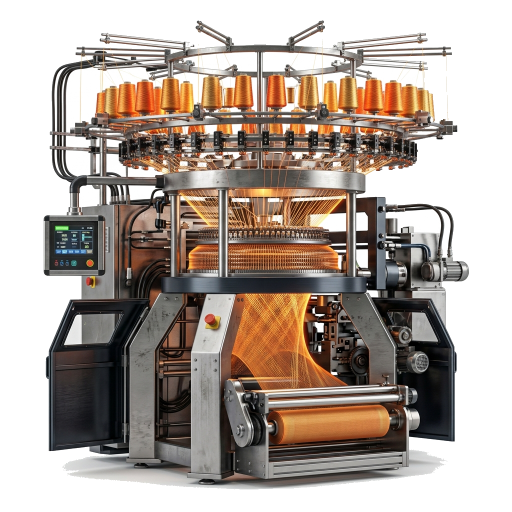
#> input picture job1/assets/images/machines/knitting-hero-1.png, 1024 x 1024 px, given in place of double_jersey_knitting_hero_1785844966706.png, which was not available (shown at 1/2 size)
$ python make_all_transparent_smart.py
#> lines starting #> are read from the running program, lines starting #| are printed output that depends on the picture; pictures that were not available may be replaced by others from this repository, and a replacement may not be noted
import math
from PIL import Image

def remove_bg_smart(input_path, output_path, distance_threshold=45):
#> called with distance_threshold = 30
    img = Image.open(input_path).convert("RGBA")
#> img is the input picture: PIL image 1024x1024 RGBA; mean R, G, B, A 175.3, 163.3, 154.7, 150.8
    width, height = img.size
#> width = 1024; height = 1024
    pixels = img.load()

    # Get corner background color (average top-left 5x5)
    r_sum, g_sum, b_sum, count = 0, 0, 0, 0
    for x in range(min(10, width)):
        for y in range(min(10, height)):
            r, g, b, a = pixels[x, y]
            r_sum += r
            g_sum += g
            b_sum += b
            count += 1
#> after the loop, b_sum = 25446; count = 100; g_sum = 25445; r_sum = 25432

    bg_r = r_sum / count
#> bg_r = 254.3
    bg_g = g_sum / count
#> bg_g = 254.4
    bg_b = b_sum / count
#> bg_b = 254.5

    print(f"Sampled bg color for {input_path}: ({bg_r:.1f}, {bg_g:.1f}, {bg_b:.1f})")
#| Sampled bg color for /Users/yousef/.gemini/antigravity-ide/brain/8557a9f9-66fc-409e-90fb-1d18f070f8fc/double_jersey_knitting_hero_1785844966706.png: (254.3, 254.4, 254.5)

    for y in range(height):
        for x in range(width):
            r, g, b, a = pixels[x, y]
            dist = math.sqrt((r - bg_r)**2 + (g - bg_g)**2 + (b - bg_b)**2)

            if dist < distance_threshold:
                pixels[x, y] = (r, g, b, 0)
            elif dist < distance_threshold + 20:
                # Alpha fade edge
                alpha_factor = (dist - distance_threshold) / 20.0
                pixels[x, y] = (r, g, b, int(255 * alpha_factor))

    img.save(output_path, "PNG")
    print(f"Saved transparent image to {output_path}")

# 1. Process the newly generated Double Jersey machine (pure white bg)
remove_bg_smart(
    "/Users/yousef/.gemini/antigravity-ide/brain/8557a9f9-66fc-409e-90fb-1d18f070f8fc/double_jersey_knitting_hero_1785844966706.png",
    "assets/images/machines/knitting-hero-2.png",
    distance_threshold=30
)

# 2. Process Flat Knitting Machine
remove_bg_smart(
    "assets/images/machines/flat-knitting-hero-clean.png",
    "assets/images/machines/flat-knitting-hero.png",
    distance_threshold=40
)
#> call 2 of remove_bg_smart, with distance_threshold = 40
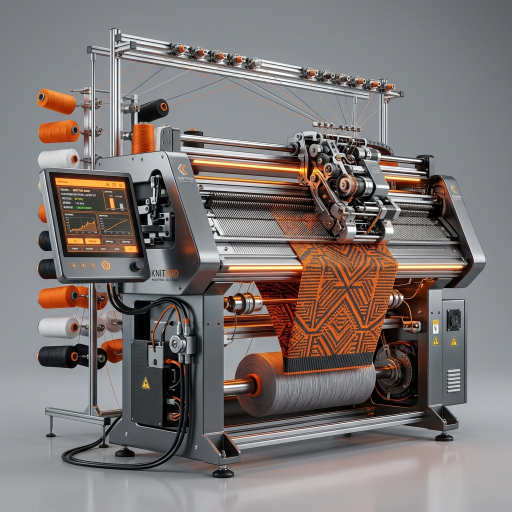
#> input picture job1/assets/images/machines/flat-knitting-hero-clean.png, 1024 x 1024 px (shown at 1/2 size)
#> in remove_bg_smart, img is the input picture: PIL image 1024x1024 RGBA; mean R, G, B, A 124.9, 117.7, 115.8, 254
#> after the loop in remove_bg_smart (call 2), `for x in range(min(10, width)):`: b_sum = 12412; count = 100; g_sum = 12011; r_sum = 11496
#> in remove_bg_smart (call 2), `bg_r = r_sum / count`: bg_r = 115
#> in remove_bg_smart (call 2), `bg_g = g_sum / count`: bg_g = 120.1
#> in remove_bg_smart (call 2), `bg_b = b_sum / count`: bg_b = 124.1
#| Sampled bg color for assets/images/machines/flat-knitting-hero-clean.png: (115.0, 120.1, 124.1)
#> in remove_bg_smart (call 2), `img.save(output_path, "PNG")`:
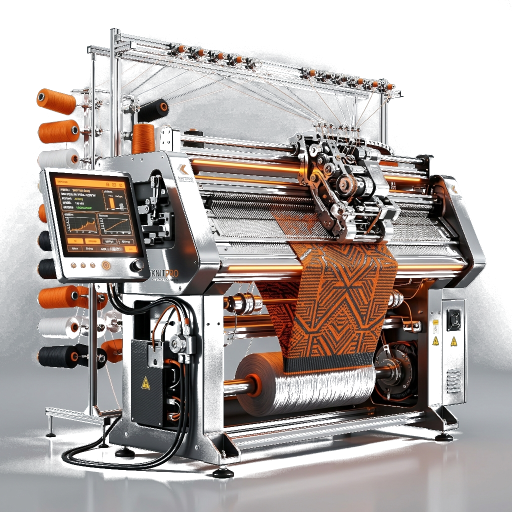
#> saved as flat-knitting-hero.png: PIL image 1024x1024 RGBA (shown at 1/2 size); mean R, G, B, A 124.9, 117.7, 115.8, 152.1; transparent parts drawn white

# 3. Process Jacquard Machine
remove_bg_smart(
    "assets/images/machines/jacquard-hero-clean.png",
    "assets/images/machines/jacquard-hero.png",
    distance_threshold=40
)
#> call 3 of remove_bg_smart, with output_path = 'assets/images/machines/jacquard-hero.png', distance_threshold = 40
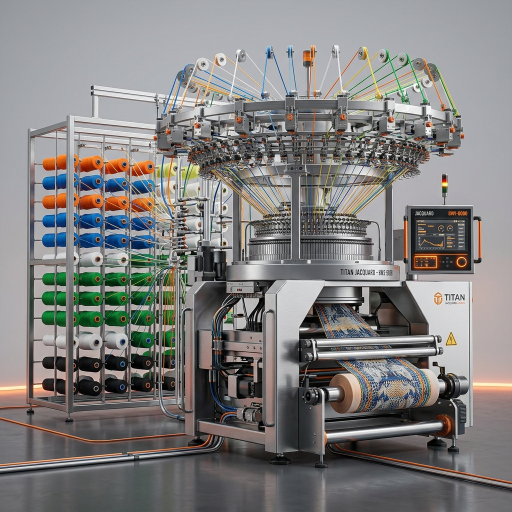
#> input picture job1/assets/images/machines/jacquard-hero-clean.png, 1024 x 1024 px (shown at 1/2 size)
#> in remove_bg_smart, img is the input picture: PIL image 1024x1024 RGBA; mean R, G, B, A 129.3, 127.7, 126.8, 254.3
#> after the loop in remove_bg_smart (call 3), `for x in range(min(10, width)):`: b_sum = 15527; count = 100; g_sum = 15003; r_sum = 14731
#> in remove_bg_smart (call 3), `bg_r = r_sum / count`: bg_r = 147.3
#> in remove_bg_smart (call 3), `bg_g = g_sum / count`: bg_g = 150
#> in remove_bg_smart (call 3), `bg_b = b_sum / count`: bg_b = 155.3
#| Sampled bg color for assets/images/machines/jacquard-hero-clean.png: (147.3, 150.0, 155.3)
#> in remove_bg_smart (call 3), `img.save(output_path, "PNG")`:
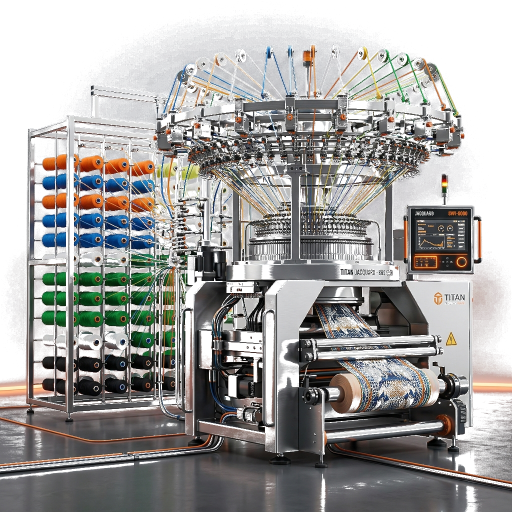
#> saved as jacquard-hero.png: PIL image 1024x1024 RGBA (shown at 1/2 size); mean R, G, B, A 129.3, 127.7, 126.8, 160.9; transparent parts drawn white
